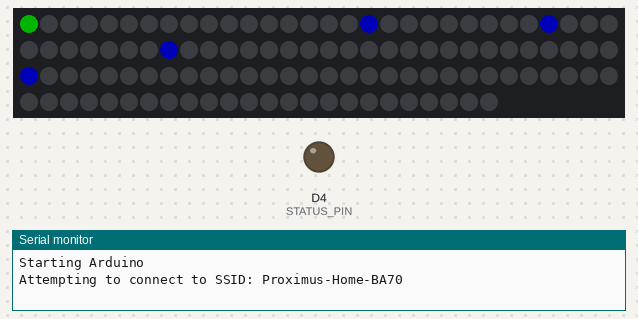
This program was run on a simulated ESP8266 (NodeMCU). Parts: 114 RGB LEDs in strip order, left to right, continuing on the next row, output pins drawn as LEDs (lit = HIGH), the last lines printed to the serial monitor. Dim RGB values are drawn brighter than linear; WiFi joins after 1.5 s; servers stay silent unless stated; network time is answered at once with the bench clock; the local clock reads 2024-03-15 10:24:30 at power-on unless the program sets it.

Above: at 0.1 s.
At 20.2 s:
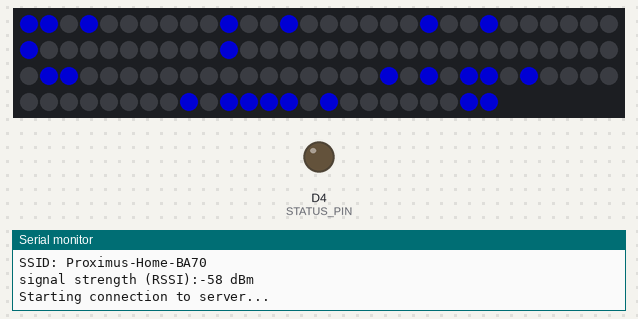
At 37.2 s:
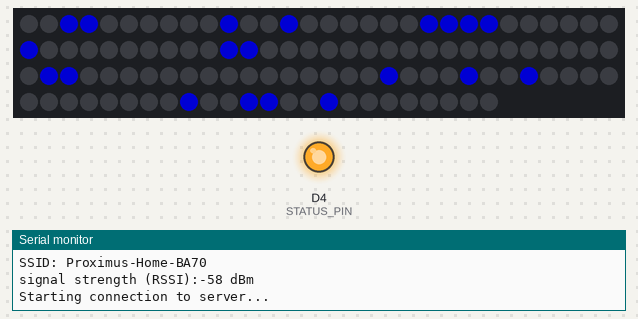
Timing chart, 0 to 38.7 s (numbered marks = the images above):
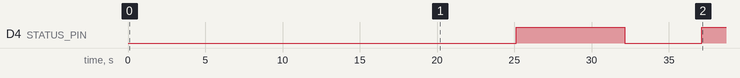

The program:

main.cpp
```cpp
#include <Arduino.h>
#include <TimedAction.h>
#include <TimeLib.h>
#include <Timezone.h>
#include <ESP8266wifi.h>
#include <WiFiUdp.h>
#include <fastLED.h>
#include <NTPClient.h>
#include "arduino_secrets.h"
#include "XYMatrix.h"
#include "WifiFunctions.h"
#include "words.h"

#define STATUS_PIN D4 // set led pin
#define LED_PIN D7
#define CHIPSET WS2811
#define COLOR_ORDER GRB
#define BRIGHTNESS 128

#define GRID_SIZE (kMatrixWidth * kMatrixHeight)
#define SURROUNDING_LEDS 2
#define NUM_LEDS (GRID_SIZE + 2 * SURROUNDING_LEDS)

size_t DEFAULT_STACK_SIZE = 128;

char ssid[] = SECRET_SSID;   // your network SSID (name)
char pass[] = SECRET_PASS;   // your network password (use for WPA, or use as key for WEP)
char ssidap[] = "wordclock"; // your AP network SSID (name)

int status = WL_IDLE_STATUS; // the Wifi radio's status

unsigned int localPort = 2390; // local port to listen for UDP packets

TimeChangeRule myCEST = {"CEST", Last, Sun, Mar, 2, 120}; // CEST
TimeChangeRule myCET = {"CET", Last, Sun, Oct, 3, 60};    // CET
Timezone myTZ(myCEST, myCET);                             // Timezonerule

TimeChangeRule *tcr; // pointer to the time change rule, use to get TZ abbrev

CRGB leds[NUM_LEDS];

WiFiUDP Udp; // A UDP instance to let us send and receive packets over UDP
NTPClient timeClient(Udp);

enum clockAction
{
  turnOn,
  turnOff,
  keep
};
bool clockIsOn = true;

time_t prevDisplay = 0;    // when the digital clock was displayed
time_t currentDisplay = 0; // current display time

unsigned long sendNTPpacket(IPAddress &address);
void digitalClockDisplay(time_t t, const char *tz);

void setLedsclock(time_t t, CRGB color);
void showTime(time_t t);
void resetAllLeds();
void setLightGrid(int number, CRGB color);
void resetLightGrid();
void setLightGridRow(int from, int to, CRGB color);

void setPossibleTime();
void setClock();

void setMinutes(time_t t, CRGB color);
void setHours(time_t t, CRGB color);
void setMinutesLeds(int ledNumber, CRGB color);
void setLightGrid(int row, int col, CRGB color);

int ledNumbers[4] = {1, 0, GRID_SIZE + 2, GRID_SIZE + 3};

CRGB wifiColor = CRGB::DarkBlue;
void setGeneral(clockWord *clockWords, CRGB color);

void setCommLed(CRGB color)
{
  leds[0] = color;
  FastLED.show();
}

WiFiServer server(80); // server socket

void showWifiLetters(int counter)
{
  setLightGrid(Wifi[counter], wifiColor);
  FastLED.show();
}

time_t getNtpTime()
{
  timeClient.update();
  return timeClient.getEpochTime();
}

bool connectToWifi()
{
  int outerCounter = 0;
  int defaultdelay = 10000;
  int delayms = defaultdelay;
  while (status != WL_CONNECTED and outerCounter < 12)
  {
    Serial.print(F("Attempting to connect to SSID: "));
    Serial.println(ssid);
    //  Connect to WPA/WPA2 network. Change this line if using open or WEP network:
    status = WiFi.begin(ssid, pass);
    // wait 2 seconds for connection:
    int counter = 0;
    clockWord HourWord[2] = {HourWords[outerCounter], Stop};
    setGeneral(HourWord, wifiColor);
    while (counter != 4)
    {
      showWifiLetters(counter);
      counter++;
      delay(delayms >> 2);
    }
    for (int letter : Wifi)
      setLightGrid(letter, CRGB::Black);
    FastLED.show();
    counter = 0;
    outerCounter++;
    setGeneral(HourWord, CRGB::Black);
    delayms += 0;
  }
  return (status == WL_CONNECTED);
}

void setupAP()
{
  // Create open network. Change this line if you want to create an WEP network:
  Serial.println("Test setup AP");
  WiFi.mode(WIFI_AP);
  WiFi.softAP(ssid);

  // wait 10 seconds for connection:
  delay(10000);

  // start the web server on port 80
  server.begin();

  // you're connected now, so print out the status
  printWifiStatus();
}

void serveAP()
{
  WiFiClient client = server.accept(); // listen for incoming clients

  if (client)
  {                               // if you get a client,
    Serial.println("new client"); // print a message out the serial port
    String currentLine = "";      // make a String to hold incoming data from the client
    while (client.connected())
    { // loop while the client's connected
      if (client.available())
      {                         // if there's bytes to read from the client,
        char c = client.read(); // read a byte, then
        Serial.write(c);        // print it out the serial monitor
        if (c == '\n')
        { // if the byte is a newline character

          // if the current line is blank, you got two newline characters in a row.
          // that's the end of the client HTTP request, so send a response:
          if (currentLine.length() == 0)
          {
            // HTTP headers always start with a response code (e.g. HTTP/1.1 200 OK)
            // and a content-type so the client knows what's coming, then a blank line:
            client.println("HTTP/1.1 200 OK");
            client.println("Content-type:text/html");
            client.println();

            // the content of the HTTP response follows the header:
            client.print("This is a test page<br>");
            // The HTTP response ends with another blank line:
            client.println();
            // break out of the while loop:
            break;
          }
          else
          { // if you got a newline, then clear currentLine:
            currentLine = "";
          }
        }
        else if (c != '\r')
        {                   // if you got anything else but a carriage return character,
          currentLine += c; // add it to the end of the currentLine
        }
      }
    }
    // close the connection:
    client.stop();
    Serial.println("client disconnected");
  }
}

// the setup function runs once when you press reset or power the board
void setup()
{
  // initialize digital pin LED_BUILTIN as an output.
  pinMode(STATUS_PIN, OUTPUT);

  FastLED.addLeds<CHIPSET, LED_PIN, COLOR_ORDER>(leds, NUM_LEDS).setCorrection(TypicalLEDStrip);
  FastLED.setBrightness(BRIGHTNESS);
  FastLED.clear();
  FastLED.show();

  // Open serial communications and wait for port to open:
  setCommLed(CRGB::Red);

  Serial.begin(9600);
  while (!Serial)
    ; // wait for serial port to connect. Needed for native USB port only
  Serial.println("Starting Arduino");

  setCommLed(CRGB::Green);
  bool connected = connectToWifi();
  Serial.println(connected);
  if (!connected)
  {
    FastLED.clear();
    setCommLed(CRGB::Red);
    setupAP();
    while (true)
      serveAP();
  }
  setCommLed(CRGB::Gold);

  Serial.println(F("Connected to wifi"));
  server.begin();
  printWifiStatus();

  Serial.println(F("\nStarting connection to server..."));
  Udp.begin(localPort);

  timeClient.begin();
  timeClient.update();

  setSyncInterval(86400); // Re-sync every day
  setSyncProvider(getNtpTime);
}

TimedAction setClockThread = TimedAction(1000, setClock);

void loop()
{
  setClockThread.check();
  // serveWebsiteThread.check();
}

void digitalClockDisplay(time_t t, const char *tz)
{
  Serial.print(F("The datetime is "));

  char buf[32];
  char m[4];

  strcpy(m, monthShortStr(month(t)));

  sprintf(buf, "%.2d:%.2d:%.2d %s %.2d %s %d %s",
          hour(t), minute(t), second(t), dayShortStr(weekday(t)), day(t), m, year(t), tz);
  Serial.println(buf);
}

void setPossibleTime()
{
  time_t t = getNtpTime();
  if (t != 0)
    setTime(t);
}

void setClock()
{
  if (timeStatus() != timeNotSet)
  {
    currentDisplay = myTZ.toLocal(now(), &tcr);
    if (currentDisplay != prevDisplay)
    {
      prevDisplay = currentDisplay;
      showTime(prevDisplay);
    }
  }
  else
  {
    setPossibleTime();
  }
}

void showTime(time_t t)
{
  // digitalClockDisplay(prevDisplay, tcr->abbrev);
  unsigned int sec = second(prevDisplay);
  digitalWrite(STATUS_PIN, sec & 0x01);  // change LED state every second
  setLedsclock(prevDisplay, CRGB::Blue); // set the leds according to the clock time
}

void setMinutes(time_t t, CRGB color);
void setHours(time_t t, CRGB color);
void setMinutesLeds(int ledNumber, CRGB color);
void setLightGrid(int row, int col, CRGB color);

void setLedsclock(time_t t, CRGB color)
{
  setMinutes(t, color);
  setHours(t, color);
  FastLED.show();
}

void setMinutes(time_t t, CRGB color)
{
  int fiveMinutes = minute(t) % 5;
  for (int i = 0; i < 4; i++)
  {
    CRGB setColor = (fiveMinutes > i) ? color : CRGB::Black;
    setMinutesLeds(i, setColor);
  }
}

void setMinutesLeds(int ledNumber, CRGB color)
{
  leds[ledNumbers[ledNumber]] = color;
}

clockWord getHour(time_t t);
clockWord *getClockWords(time_t t);

void setLightGrid(int number, CRGB color);
void setLightGrid(int col, int row, CRGB color);

void setHours(time_t t, CRGB color)
{
  resetLightGrid();

  clockWord *clockWords = getClockWords(t);
  setGeneral(clockWords, color);
}

void setGeneral(clockWord *clockWords, CRGB color)
{
  int i = 0;
  while ((*(clockWords + i)).to != Stop.to)
  {
    clockWord word = *(clockWords + i);
    setLightGridRow(word.from, word.to, color);
    i++;
  }
}

clockWord allWords[7] = {Het, Is};

clockWord *getClockWords(time_t t)
{
  int minutes = minute(t) / 5;
  if (minutes == 0)
  {
    allWords[2] = getHour(t);
    int i = 0;
    while ((i < 3) & (MinutesSentences[minutes * 3 + i].to != Stop.to))
    {
      allWords[3 + i] = MinutesSentences[minutes * 3 + i];
      i++;
    }
    allWords[3 + i] = Stop;
  }
  else
  {
    int i = 0;
    while ((i < 3) & (MinutesSentences[minutes * 3 + i].to != Stop.to))
    {
      allWords[2 + i] = MinutesSentences[minutes * 3 + i];
      i++;
    }
    allWords[2 + i] = getHour(t);
    allWords[2 + ++i] = Stop;
  }

  return allWords;
}

clockWord getHour(time_t t)
{
  int hours = hour(t);
  if (minute(t) >= 20)
    hours++;
  hours = hours % 12;
  hours = (hours == 0) ? 12 : hours;

  return HourWords[--hours];
}

void resetLightGrid()
{
  setLightGridRow(0, GRID_SIZE, CRGB::Black);
}

void setLightGridRow(int from, int to, CRGB color)
{
  for (int i = from; i < to; i++)
  {
    setLightGrid(i, color);
  }
}

void setLightGrid(int number, CRGB color)
{
  setLightGrid(number % kMatrixWidth, number / kMatrixWidth, color);
}

void setLightGrid(int col, int row, CRGB color)
{
  leds[XY(col, row) + SURROUNDING_LEDS] = color;
}

void resetAllLeds()
{
  resetLightGrid();
  for (int i = 0; i < 4; i++)
  {
    setMinutesLeds(i, CRGB::Black);
  }
  FastLED.show();
}
```

WifiFunctions.cpp
```cpp
#include <Arduino.h>
#include <WiFiUdp.h>
#include <ESP8266wifi.h>

void printWifiStatus()
{
  // print the SSID of the network you're attached to:
  Serial.print("SSID: ");
  Serial.println(WiFi.SSID());

  // // print your board's IP address:
  // IPAddress ip = WiFi.localIP();
  // Serial.print("To see this page in action, open a browser to http://");
  // Serial.println(ip);

  // print the received signal strength:

  long rssi = WiFi.RSSI();
  Serial.print("signal strength (RSSI):");
  Serial.print(rssi);
  Serial.println(" dBm");
}
```

WifiFunctions.h
```cpp
void printWifiStatus();
```

XYMatrix.cpp
```cpp
#include <stdint.h>
#include "XYMatrix.h"

uint16_t XY( uint8_t col, uint8_t row)
{
  uint16_t i;

  i = (kMatrixWidth - 1) - col;
  i *= kMatrixHeight;
  if (col & 0x01)
  {
    i += (kMatrixHeight - 1) - row;
  } else {
    i += row;
  }
  return i;
}
```

XYMatrix.h
```cpp
#include <stdint.h>

// Params for width and height
const uint8_t kMatrixWidth = 11;
const uint8_t kMatrixHeight = 10;

uint16_t XY( uint8_t x, uint8_t y);
```

arduino_secrets.h
```cpp
#define SECRET_SSID "Proximus-Home-BA70"
#define SECRET_PASS "wzxcz9f5hyrma"
```

words.cpp
```cpp
struct clockWord
{
    int from;
    int to;
};

clockWord Het = {0, 3};
clockWord Is = {4, 6};

clockWord HourWords[12] =
    {{51, 54},
     {55, 59},
     {62, 66},
     {66, 70},
     {70, 74},
     {74, 77},
     {77, 82},
     {88, 92},
     {83, 88},
     {91, 95},
     {96, 99},
     {99, 105}};

clockWord Vijf = {7, 11};
clockWord Tien = {11, 15};
clockWord FirstVoor = {18, 22};
clockWord FirstOver = {22, 26};
clockWord Kwart = {28, 33};
clockWord Half = {33, 37};
clockWord SecondOver = {40, 44};
clockWord SecondVoor = {44, 48};
clockWord Uur = {107, 110};
clockWord Stop = {0, 0};

clockWord MinutesSentences[12][3] =
    {
        {Uur, Stop},
        {Vijf, FirstOver, Stop},
        {Tien, FirstOver, Stop},
        {Kwart, SecondOver, Stop},
        {Tien, FirstVoor, Half},
        {Vijf, FirstVoor, Half},
        {Half, Stop},
        {Vijf, FirstOver, Half},
        {Tien, FirstOver, Half},
        {Kwart, SecondVoor, Stop},
        {Tien, FirstVoor, Stop},
        {Vijf, FirstVoor, Stop}};

int Wifi[4] = {16, 12, 10, 8};
```

words.h
```cpp
struct clockWord
{
    int from;
    int to;
};

extern clockWord Het;
extern clockWord Is;

extern clockWord HourWords[];

extern clockWord Uur;
extern clockWord Stop;
extern clockWord Vijf;
extern clockWord Tien;
extern clockWord Kwart;
extern clockWord FirstOver;
extern clockWord SecondOver;
extern clockWord FirstVoor;
extern clockWord SecondVoor;
extern clockWord Half;

extern clockWord MinutesSentences[];

extern int Wifi[4];
```

Measured:
- by itself, D4 (STATUS_PIN): LOW → HIGH at 25.1 s, → LOW 7.0 s later, → HIGH 5.0 s later
